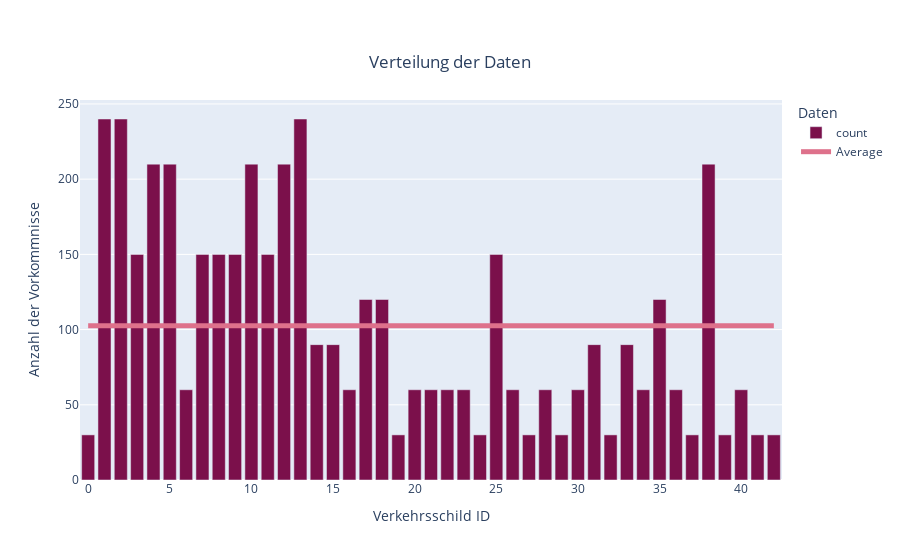

The code cell stored with this chart in its notebook:
### Markdown cell above
**Validierungsdaten**

### Code cell
plot_sign_distribution(validation_data)

### Figure 1 — Plotly figure (JSON) as saved in the notebook; plotly's stock layout.template omitted (floating-point values rounded to 4 significant figures)
{"data": [{"alignmentgroup": "True", "hovertemplate": "Daten=count<br>Verkehrsschild ID=%{x}<br>Anzahl der Vorkommnisse=%{y}<extra></extra>", "legendgroup": "count", "marker": {"color": "#7B104B", "pattern": {"shape": ""}}, "name": "count", "offsetgroup": "count", "orientation": "v", "showlegend": true, "textposition": "auto", "type": "bar", "x": [0, 1, 2, 3, 4, 5, 6, 7, 8, 9, 10, 11, 12, 13, 14, 15, 16, 17, 18, 19, 20, 21, 22, 23, 24, 25, 26, 27, 28, 29, 30, 31, 32, 33, 34, 35, 36, 37, 38, 39, 40, 41, 42], "xaxis": "x", "y": [30, 240, 240, 150, 210, 210, 60, 150, 150, 150, 210, 150, 210, 240, 90, 90, 60, 120, 120, 30, 60, 60, 60, 60, 30, 150, 60, 30, 60, 30, 60, 90, 30, 90, 60, 120, 60, 30, 210, 30, 60, 30, 30], "yaxis": "y"}, {"line": {"color": "#DE718B", "width": 5}, "marker": {"color": "#7B104B"}, "mode": "lines", "name": "Average", "type": "scatter", "x": [0, 42], "y": [102.6, 102.6]}], "layout": {"barmode": "relative", "legend": {"title": {"text": "Daten"}, "tracegroupgap": 0}, "title": {"text": "Verteilung der Daten", "x": 0.5, "xanchor": "center", "y": 0.9, "yanchor": "top"}, "xaxis": {"anchor": "y", "domain": [0, 1], "title": {"text": "Verkehrsschild ID"}}, "yaxis": {"anchor": "x", "domain": [0, 1], "title": {"text": "Anzahl der Vorkommnisse"}}}}
